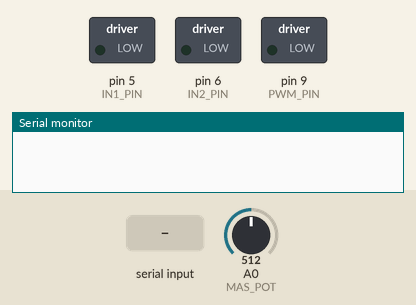
This sketch was run on a simulated Arduino Uno, built with avr-gcc and run on an emulated ATmega328P. On the bench: switched loads named in the sketch (green lamp = pin HIGH), the last lines printed to the serial monitor. The inputs (shaded band) are chosen by the test bench; at power-on: A0 (MAS_POT) = 512.

Above: at 1.2 s.
1.3 s: "compress\n" received over Serial
At 2.3 s:
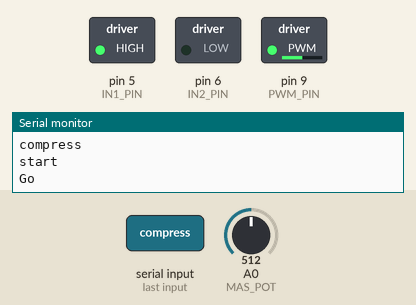
At 11.6 s:
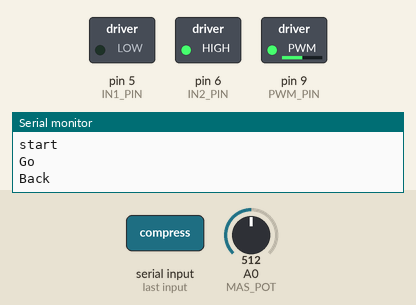
Timing chart, 0 to 19.1 s (numbered marks = the images above; inputs shaded):
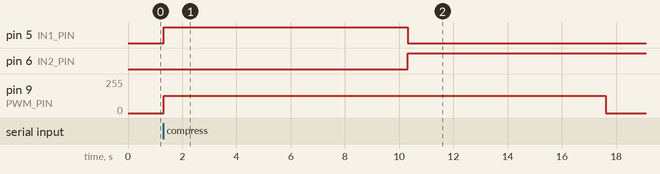

The sketch:

compressor.ino
```cpp
#include "mas001.h"
#include "dmd150.h"

MAS001 myShield;
DMD150 myMotor;

String cmd;
int val;

void setup()
{
  Serial.begin(9600);
}

void loop()
{
  val = myShield.getPot();

  while (Serial.available()) // mySerial에 전송된 값이 있으면
  {
    cmd = Serial.readStringUntil('\n');
    Serial.println(cmd);

    Serial.println("start");

    if (cmd == "compress")
    {
      myMotor.rotation(val / 4);
      Serial.println("Go");
      delay(9000);
      myMotor.rotation(-val / 4);
      Serial.println("Back");
      delay(7300);
      myMotor.rotation(0);
      Serial.println("Stop");
    }
    else if (cmd == "0")
    {
      myMotor.rotation(0);
      Serial.println("Stop");
    }
  }
}
```

dmd150.cpp
```cpp
#include "dmd150.h"

#define IN1_PIN	5
#define IN2_PIN	6
#define PWM_PIN	9

DMD150::DMD150(){
	pinMode(IN1_PIN, OUTPUT);
	pinMode(IN2_PIN, OUTPUT);
	pinMode(PWM_PIN, OUTPUT);
}

void DMD150::brake(){
	digitalWrite(IN1_PIN, LOW);
	digitalWrite(IN2_PIN, LOW);
	analogWrite(PWM_PIN, 0);
}

void DMD150::floating(){
	digitalWrite(IN1_PIN, HIGH);
	digitalWrite(IN2_PIN, HIGH);
	analogWrite(PWM_PIN, 0);
}

void DMD150::rotation(int16_t spd){
	if(spd > 255) spd = 255; //스피드가 255보다 크면 스피드는 255로 => speed 의 max_value를 255로 고정
	else if(spd < -255) spd = -255; //스피드가 -255보다 작으면 스피드는 -255로 => speed 의 min_value를 -255로 고정

	if(spd > 0){ // 스피드가 음수이면, 각 StepMotor Input_value에 HIGH 와 LOW를 제어해서 스피드를 기준으로 들어갔다 나왔다를 제어함
		digitalWrite(IN1_PIN, HIGH);
		digitalWrite(IN2_PIN, LOW);
		analogWrite(PWM_PIN, spd); //PWM => 펄스를 analogWrite로 읽어서 speed 속도로 움직임
	}else{
		digitalWrite(IN1_PIN, LOW);
		digitalWrite(IN2_PIN, HIGH);
		analogWrite(PWM_PIN, -spd);
	}

}
```

dmd150.h
```cpp
#ifndef __DMD_150_H__
#define __DMD_150_H__

#include "mas001.h"

class DMD150{
public:
	DMD150();

	void brake();
	void floating();
	void rotation(int16_t spd);
};

#endif
```

mas001.cpp
```cpp
#include "mas001.h"

MAS001::MAS001(){
	pinMode(MAS_BTN1, INPUT);
	pinMode(MAS_BTN2, INPUT);
}

bool MAS001::button1Clicked(){
	if(digitalRead(MAS_BTN1) == LOW) return true;
	return false;
}

bool MAS001::button2Clicked(){
	if(digitalRead(MAS_BTN2) == LOW) return true;
	return false;
}

uint16_t MAS001::getPot(){
	return analogRead(MAS_POT);
}
```

mas001.h
```cpp
#ifndef __MAS_001_H__
#define __MAS_001_H__

#include "Arduino.h"

#define RS485_RX	10
#define RS485_TX	2
#define RS485_DE	3

#define MAS_BTN1	13
#define MAS_BTN2	12
#define MAS_POT		A0


class MAS001{
public:
	MAS001();

	bool button1Clicked();
	bool button2Clicked();
	uint16_t getPot();
};

#endif
```

Measured:
- after the input at 1.3 s, pin 5 (IN1_PIN): LOW → HIGH at once, → LOW 9.0 s later; pin 6 (IN2_PIN): LOW → HIGH after 9.0 s; pin 9 (PWM_PIN): 0/255 → 128/255 at once, → 0/255 16.3 s later
